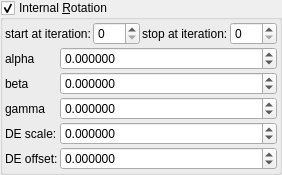
      <widget class="MyGroupBox" name="groupCheck_transf_rotation_enabled">
       <property name="title">
        <string>Internal &amp;Rotation</string>
       </property>
       <property name="checkable">
        <bool>true</bool>
       </property>
       <layout class="QVBoxLayout" name="verticalLayout_9" stretch="0,0">
        <property name="spacing">
         <number>2</number>
        </property>
        <property name="leftMargin">
         <number>2</number>
        </property>
        <property name="topMargin">
         <number>2</number>
        </property>
        <property name="rightMargin">
         <number>2</number>
        </property>
        <property name="bottomMargin">
         <number>2</number>
        </property>
        <item>
         <layout class="QHBoxLayout" name="horizontalLayout_33" stretch="0,1,0,1">
          <item>
           <widget class="QLabel" name="label_119">
            <property name="text">
             <string>start at iteration:</string>
            </property>
           </widget>
          </item>
          <item>
           <widget class="MySpinBox" name="spinboxInt_transf_start_iterations">
            <property name="sizePolicy">
             <sizepolicy hsizetype="Minimum" vsizetype="Maximum">
              <horstretch>0</horstretch>
              <verstretch>0</verstretch>
             </sizepolicy>
            </property>
            <property name="maximum">
             <number>999</number>
            </property>
           </widget>
          </item>
          <item>
           <widget class="QLabel" name="label_84">
            <property name="text">
             <string>stop at iteration:</string>
            </property>
           </widget>
          </item>
          <item>
           <widget class="MySpinBox" name="spinboxInt_transf_stop_iterations">
            <property name="sizePolicy">
             <sizepolicy hsizetype="Minimum" vsizetype="Maximum">
              <horstretch>0</horstretch>
              <verstretch>0</verstretch>
             </sizepolicy>
            </property>
            <property name="maximum">
             <number>999</number>
            </property>
           </widget>
          </item>
         </layout>
        </item>
        <item>
         <layout class="QGridLayout" name="gridLayout_4" columnstretch="0,1">
          <item row="3" column="1">
           <widget class="MyDoubleSpinBox" name="spinbox_transf_scaleD_1">
            <property name="sizePolicy">
             <sizepolicy hsizetype="Minimum" vsizetype="Maximum">
              <horstretch>0</horstretch>
              <verstretch>0</verstretch>
             </sizepolicy>
            </property>
            <property name="prefix">
             <string/>
            </property>
            <property name="suffix">
             <string/>
            </property>
            <property name="decimals">
             <number>6</number>
            </property>
            <property name="minimum">
             <double>-99.999989999999997</double>
            </property>
            <property name="maximum">
             <double>99.999989999999997</double>
            </property>
            <property name="singleStep">
             <double>0.100000000000000</double>
            </property>
           </widget>
          </item>
          <item row="2" column="0">
           <widget class="QLabel" name="label_36">
            <property name="text">
             <string notr="true">gamma</string>
            </property>
           </widget>
          </item>
          <item row="2" column="1">
           <widget class="MyDoubleSpinBox" name="spinboxd3_transf_rotation_z">
            <property name="sizePolicy">
             <sizepolicy hsizetype="Minimum" vsizetype="Maximum">
              <horstretch>0</horstretch>
              <verstretch>0</verstretch>
             </sizepolicy>
            </property>
            <property name="prefix">
             <string/>
            </property>
            <property name="suffix">
             <string/>
            </property>
            <property name="decimals">
             <number>6</number>
            </property>
            <property name="minimum">
             <double>-36000.000000000000000</double>
            </property>
            <property name="maximum">
             <double>36000.000000000000000</double>
            </property>
            <property name="singleStep">
             <double>1.000000000000000</double>
            </property>
           </widget>
          </item>
          <item row="0" column="0">
           <widget class="QLabel" name="label_35">
            <property name="text">
             <string notr="true">alpha</string>
            </property>
           </widget>
          </item>
          <item row="1" column="0">
           <widget class="QLabel" name="label_34">
            <property name="text">
             <string notr="true">beta</string>
            </property>
           </widget>
          </item>
          <item row="0" column="1">
           <widget class="MyDoubleSpinBox" name="spinboxd3_transf_rotation_x">
            <property name="sizePolicy">
             <sizepolicy hsizetype="Minimum" vsizetype="Maximum">
              <horstretch>0</horstretch>
              <verstretch>0</verstretch>
             </sizepolicy>
            </property>
            <property name="prefix">
             <string/>
            </property>
            <property name="suffix">
             <string/>
            </property>
            <property name="decimals">
             <number>6</number>
            </property>
            <property name="minimum">
             <double>-36000.000000000000000</double>
            </property>
            <property name="maximum">
             <double>36000.000000000000000</double>
            </property>
            <property name="singleStep">
             <double>1.000000000000000</double>
            </property>
           </widget>
          </item>
          <item row="3" column="0">
           <widget class="QLabel" name="label_65">
            <property name="text">
             <string notr="true">DE scale:</string>
            </property>
           </widget>
          </item>
          <item row="1" column="1">
           <widget class="MyDoubleSpinBox" name="spinboxd3_transf_rotation_y">
            <property name="sizePolicy">
             <sizepolicy hsizetype="Minimum" vsizetype="Maximum">
              <horstretch>0</horstretch>
              <verstretch>0</verstretch>
             </sizepolicy>
            </property>
            <property name="prefix">
             <string/>
            </property>
            <property name="suffix">
             <string/>
            </property>
            <property name="decimals">
             <number>6</number>
            </property>
            <property name="minimum">
             <double>-36000.000000000000000</double>
            </property>
            <property name="maximum">
             <double>36000.000000000000000</double>
            </property>
            <property name="singleStep">
             <double>1.000000000000000</double>
            </property>
           </widget>
          </item>
          <item row="4" column="1">
           <widget class="MyDoubleSpinBox" name="spinbox_transf_offset_1">
            <property name="sizePolicy">
             <sizepolicy hsizetype="Minimum" vsizetype="Maximum">
              <horstretch>0</horstretch>
              <verstretch>0</verstretch>
             </sizepolicy>
            </property>
            <property name="prefix">
             <string/>
            </property>
            <property name="suffix">
             <string/>
            </property>
            <property name="decimals">
             <number>6</number>
            </property>
            <property name="minimum">
             <double>-99.999989999999997</double>
            </property>
            <property name="maximum">
             <double>99.999989999999997</double>
            </property>
            <property name="singleStep">
             <double>0.100000000000000</double>
            </property>
           </widget>
          </item>
          <item row="4" column="0">
           <widget class="QLabel" name="label_66">
            <property name="text">
             <string notr="true">DE offset:</string>
            </property>
           </widget>
          </item>
         </layout>
        </item>
       </layout>
      </widget>
